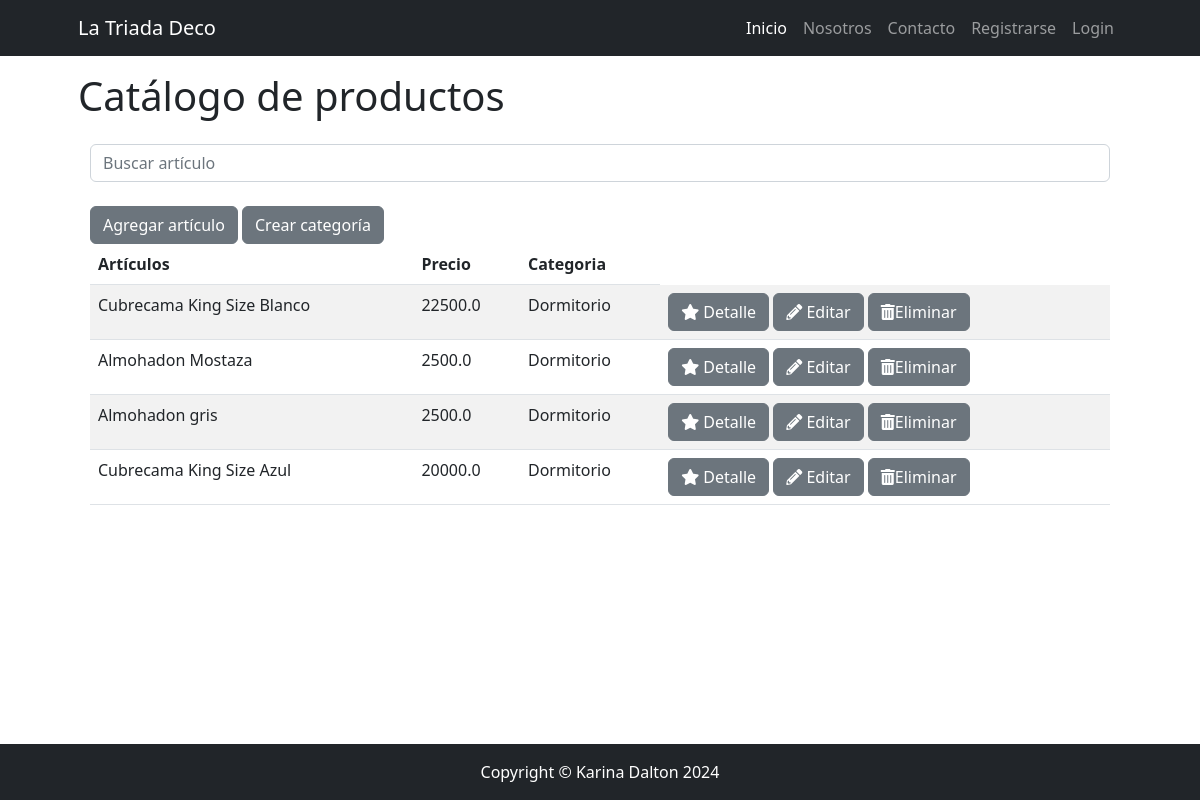
Page /catalogo/producto/list/ on the committed database.
### apps/catalogo/models.py (models this page shows, shortened)
class Producto(models.Model):
    nombre = models.CharField(max_length=150)
    categoria = models.ForeignKey(
        Categoria, null=True, blank=True, on_delete=models.SET_NULL)
    precio = models.FloatField()
    fecha_creacion = models.DateField(
        default=timezone.now, editable=False, verbose_name="fecha de creación")
    descripcion = models.TextField(
        null=True, blank=True, verbose_name="descripción")
    class Meta:
        verbose_name = "producto"
        verbose_name_plural = "productos"

class Categoria(models.Model):
    nombre = models.CharField(max_length=100)
    def __str__(self):
        return f"{self.nombre}"

### apps/catalogo/views.py (the view)
# urls.py: path("producto/list/", ProductoList.as_view(), name="producto_list"),
class ProductoList(ListView):
    model = Producto
    template_name = 'catalogo/producto_list.html'
    def get_queryset(self):
        if self.request.GET.get("consulta"):
            consulta = self.request.GET.get("consulta")
            object_list = Producto.objects.filter(nombre__icontains=consulta)
        else:
            object_list = Producto.objects.all()
        return object_list

### apps/catalogo/templates/catalogo/producto_list.html
{% extends 'core/base.html' %}
{% block content_title %}
Catálogo de productos
{% endblock content_title %}
{% block content %}
<div class="container">
    <div class="mb-4">
        <form method="get">
            <input type="text" class="form-control" name="consulta" placeholder="Buscar artículo">
        </form>
    </div>
    <a {% if user.is_authenticated %} href="{% url 'catalogo:producto_form' %}" {% else %} href="{% url 'core:login' %}"
        {% endif %} class="btn btn-secondary">Agregar artículo</a>
    <a {% if user.is_authenticated %} href="{% url 'catalogo:categoria_form' %}" {% else %}
        href="{% url 'core:login' %}" {% endif %} class="btn btn-secondary">Crear categoría</a>
    <table class="table table-striped">
        <thead>
            <tr>
                <th>Artículos</th>
                <th>Precio</th>
                <th>Categoria</th>
            </tr>
        </thead>
        <tbody>
            {% for articulo in object_list %}
            <tr>
                <td>{{ articulo.nombre }}</td>
                <td>{{ articulo.precio }}</td>
                <td>{{ articulo.categoria }}</td>
                <td>
                    <a href="{% url 'catalogo:producto_detail' articulo.id %}" class="btn btn-secondary">
                        <i class="fas fa-star"></i> Detalle</a>
                    <a href=" {% url 'catalogo:producto_update' articulo.id %}" class="btn btn-secondary"><i
                            class="fas fa-pencil-alt"></i> Editar</a>
                    <a href="{% url 'catalogo:producto_confirm_delete' articulo.id %}" class="btn btn-secondary "><i
                            class="fas fa-trash-alt"></i>Eliminar</a>
                </td>
            </tr>
            {% empty %}
            <tr>
                <td class="text-center">No hay artículos disponibles.</td>
            </tr>
            {% endfor %}
        </tbody>
    </table>
</div>
{% endblock content %}

### rows in the picture
Producto: nombre "Cubrecama King Size Blanco", precio "22500.0", categoria "Dormitorio"
Producto: nombre "Almohadon Mostaza", precio "2500.0", categoria "Dormitorio"
Producto: nombre "Almohadon gris", precio "2500.0", categoria "Dormitorio"
Producto: nombre "Cubrecama King Size Azul", precio "20000.0", categoria "Dormitorio"
